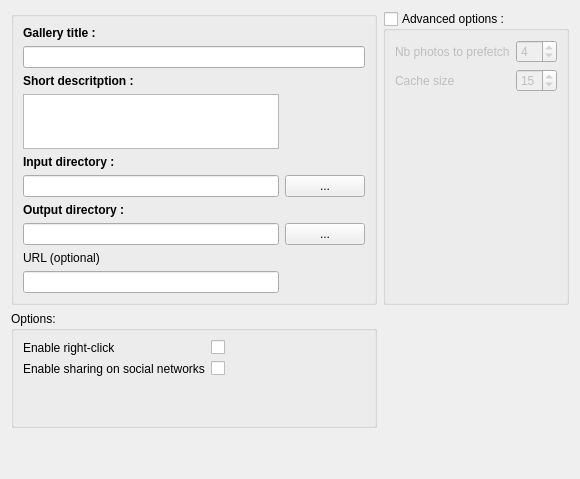
      <widget class="QWidget" name="tab_1_Configuration">
       <attribute name="title">
        <string>Configuration</string>
       </attribute>
       <attribute name="toolTip">
        <string>Basic gallery configuration.</string>
       </attribute>
       <layout class="QVBoxLayout" name="verticalLayout_3">
        <item>
         <layout class="QHBoxLayout" name="horizontalLayout_tabConfig">
          <item>
           <layout class="QGridLayout" name="gridLayout_7">
            <item row="0" column="0">
             <widget class="QGroupBox" name="groupBox_General">
              <property name="title">
               <string/>
              </property>
              <layout class="QGridLayout" name="gridLayout_3">
               <item row="0" column="0">
                <widget class="QLabel" name="label_GalleryTitle">
                 <property name="font">
                  <font>
                   <weight>75</weight>
                   <bold>true</bold>
                  </font>
                 </property>
                 <property name="text">
                  <string>Gallery title :</string>
                 </property>
                </widget>
               </item>
               <item row="1" column="0" colspan="2">
                <widget class="QLineEdit" name="lineEdit_GalleryTitle">
                 <property name="toolTip">
                  <string>Title of your gallery.</string>
                 </property>
                 <property name="text">
                  <string notr="true"/>
                 </property>
                </widget>
               </item>
               <item row="4" column="0">
                <widget class="QLabel" name="label_SourceFolder">
                 <property name="font">
                  <font>
                   <weight>75</weight>
                   <bold>true</bold>
                  </font>
                 </property>
                 <property name="text">
                  <string>Input directory :</string>
                 </property>
                </widget>
               </item>
               <item row="5" column="0">
                <widget class="QLineEdit" name="lineEdit_SourceFolder">
                 <property name="toolTip">
                  <string>Enter the directory containing your photos.</string>
                 </property>
                 <property name="text">
                  <string notr="true"/>
                 </property>
                </widget>
               </item>
               <item row="5" column="1">
                <widget class="QPushButton" name="pushButton_SourceFolder">
                 <property name="toolTip">
                  <string>Choose the directory containing your photos.</string>
                 </property>
                 <property name="text">
                  <string>...</string>
                 </property>
                </widget>
               </item>
               <item row="6" column="0">
                <widget class="QLabel" name="label_DestinationFolder">
                 <property name="font">
                  <font>
                   <weight>75</weight>
                   <bold>true</bold>
                  </font>
                 </property>
                 <property name="text">
                  <string>Output directory :</string>
                 </property>
                </widget>
               </item>
               <item row="7" column="0">
                <widget class="QLineEdit" name="lineEdit_DestinationFolder">
                 <property name="toolTip">
                  <string>Enter the directory where you want to put the generated gallery.</string>
                 </property>
                 <property name="text">
                  <string notr="true"/>
                 </property>
                </widget>
               </item>
               <item row="7" column="1">
                <widget class="QPushButton" name="pushButton_DestinationFolder">
                 <property name="toolTip">
                  <string>Choose the directory where you want to put the generated gallery.</string>
                 </property>
                 <property name="text">
                  <string>...</string>
                 </property>
                </widget>
               </item>
               <item row="2" column="0">
                <widget class="QLabel" name="label_ShortDescription">
                 <property name="font">
                  <font>
                   <weight>75</weight>
                   <bold>true</bold>
                  </font>
                 </property>
                 <property name="text">
                  <string>Short descritption :</string>
                 </property>
                </widget>
               </item>
               <item row="3" column="0">
                <widget class="QPlainTextEdit" name="plainTextEdit_ShortDescription">
                 <property name="maximumSize">
                  <size>
                   <width>16777215</width>
                   <height>55</height>
                  </size>
                 </property>
                 <property name="toolTip">
                  <string>A short description of your gallery. Useful when sharing on a social network.</string>
                 </property>
                 <property name="plainText">
                  <string notr="true"/>
                 </property>
                </widget>
               </item>
               <item row="9" column="0">
                <widget class="QLineEdit" name="lineEdit_URL">
                 <property name="toolTip">
                  <string>Enter the URL of the online gallery.</string>
                 </property>
                </widget>
               </item>
               <item row="8" column="0">
                <widget class="QLabel" name="label_URL">
                 <property name="text">
                  <string>URL (optional)</string>
                 </property>
                </widget>
               </item>
              </layout>
             </widget>
            </item>
            <item row="0" column="1">
             <widget class="QGroupBox" name="groupBox_AdvancedOptions">
              <property name="enabled">
               <bool>true</bool>
              </property>
              <property name="title">
               <string>Advanced options :</string>
              </property>
              <property name="checkable">
               <bool>true</bool>
              </property>
              <property name="checked">
               <bool>false</bool>
              </property>
              <layout class="QGridLayout" name="gridLayout">
               <item row="0" column="0">
                <layout class="QFormLayout" name="formLayout">
                 <property name="fieldGrowthPolicy">
                  <enum>QFormLayout::AllNonFixedFieldsGrow</enum>
                 </property>
                 <item row="0" column="0">
                  <widget class="QLabel" name="nbPhotosPrChargerLabel">
                   <property name="text">
                    <string>Nb photos to prefetch</string>
                   </property>
                  </widget>
                 </item>
                 <item row="0" column="1">
                  <widget class="QSpinBox" name="spinbox_nbPhotosPreCharger">
                   <property name="sizePolicy">
                    <sizepolicy hsizetype="Fixed" vsizetype="Fixed">
                     <horstretch>0</horstretch>
                     <verstretch>0</verstretch>
                    </sizepolicy>
                   </property>
                   <property name="toolTip">
                    <string>Number of photos to load in advance.</string>
                   </property>
                   <property name="minimum">
                    <number>1</number>
                   </property>
                   <property name="maximum">
                    <number>10</number>
                   </property>
                   <property name="value">
                    <number>4</number>
                   </property>
                  </widget>
                 </item>
                 <item row="1" column="0">
                  <widget class="QLabel" name="tailleDuCacheLabel">
                   <property name="text">
                    <string>Cache size</string>
                   </property>
                  </widget>
                 </item>
                 <item row="1" column="1">
                  <widget class="QSpinBox" name="spinbox_tailleDuCache">
                   <property name="sizePolicy">
                    <sizepolicy hsizetype="Fixed" vsizetype="Fixed">
                     <horstretch>0</horstretch>
                     <verstretch>0</verstretch>
                    </sizepolicy>
                   </property>
                   <property name="toolTip">
                    <string>Size of the cache containing the preloaded photos.</string>
                   </property>
                   <property name="minimum">
                    <number>9</number>
                   </property>
                   <property name="maximum">
                    <number>50</number>
                   </property>
                   <property name="value">
                    <number>15</number>
                   </property>
                  </widget>
                 </item>
                </layout>
               </item>
              </layout>
             </widget>
            </item>
            <item row="1" column="0">
             <widget class="QGroupBox" name="groupBox_Options">
              <property name="title">
               <string>Options:</string>
              </property>
              <layout class="QVBoxLayout" name="verticalLayout666">
               <item>
                <layout class="QFormLayout" name="formLayout_5">
                 <item row="0" column="0">
                  <widget class="QLabel" name="clicDroitAutoriseLabel">
                   <property name="text">
                    <string>Enable right-click</string>
                   </property>
                  </widget>
                 </item>
                 <item row="0" column="1">
                  <widget class="QCheckBox" name="checkBox_clicDroitAutorise">
                   <property name="enabled">
                    <bool>true</bool>
                   </property>
                   <property name="cursor">
                    <cursorShape>ArrowCursor</cursorShape>
                   </property>
                   <property name="toolTip">
                    <string>Enable right-clicking on the displayed photo.</string>
                   </property>
                   <property name="checked">
                    <bool>false</bool>
                   </property>
                   <property name="tristate">
                    <bool>false</bool>
                   </property>
                  </widget>
                 </item>
                 <item row="1" column="1">
                  <widget class="QCheckBox" name="checkBox_SocialNetworks">
                   <property name="toolTip">
                    <string>Allow sharing on various social networks like Facebook, Twitter...</string>
                   </property>
                   <property name="text">
                    <string/>
                   </property>
                   <property name="checked">
                    <bool>false</bool>
                   </property>
                  </widget>
                 </item>
                 <item row="1" column="0">
                  <widget class="QLabel" name="label_SocialNetworks">
                   <property name="toolTip">
                    <string/>
                   </property>
                   <property name="text">
                    <string>Enable sharing on social networks</string>
                   </property>
                  </widget>
                 </item>
                </layout>
               </item>
               <item>
                <spacer name="verticalSpacer">
                 <property name="orientation">
                  <enum>Qt::Vertical</enum>
                 </property>
                 <property name="sizeHint" stdset="0">
                  <size>
                   <width>20</width>
                   <height>40</height>
                  </size>
                 </property>
                </spacer>
               </item>
              </layout>
             </widget>
            </item>
           </layout>
          </item>
         </layout>
        </item>
        <item>
         <spacer name="verticalSpacer_3">
          <property name="orientation">
           <enum>Qt::Vertical</enum>
          </property>
          <property name="sizeHint" stdset="0">
           <size>
            <width>20</width>
            <height>40</height>
           </size>
          </property>
         </spacer>
        </item>
       </layout>
      </widget>
